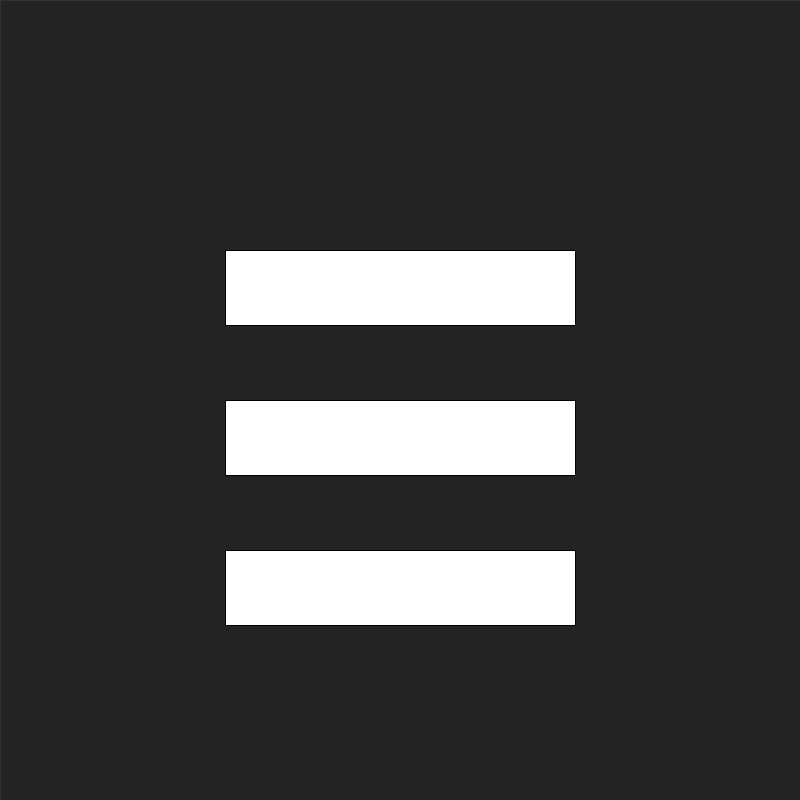
Frame 1 (no input)
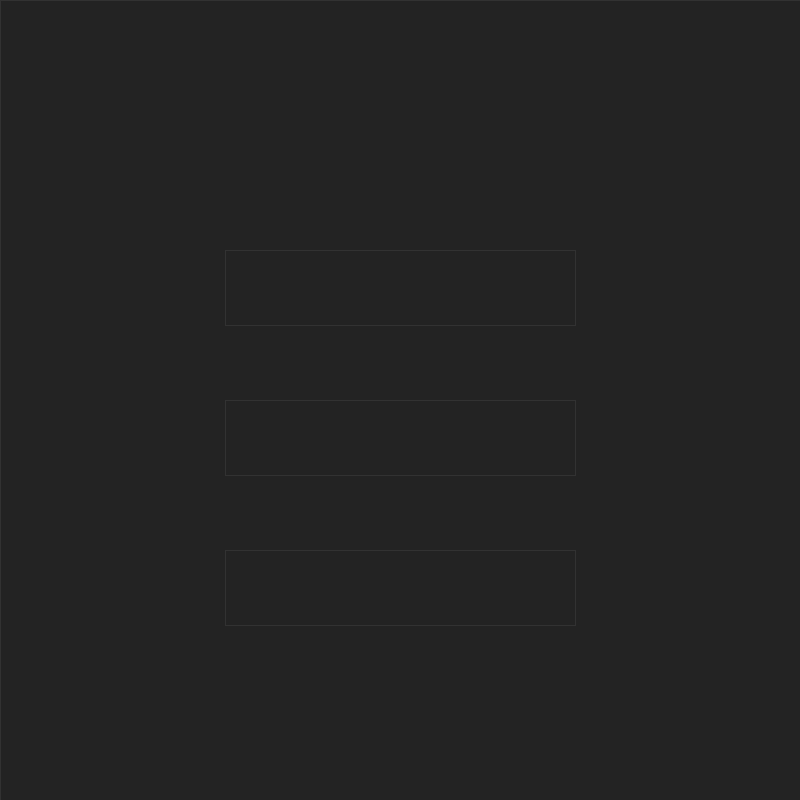
Frame 60 (the mouse pressed at the canvas centre just before this capture)
Frame 120 (the mouse held since frame 60 and released just before this capture): identical to frame 60, image omitted

The Processing sketch that drew these frames (run headless with seeded random() and noise(); from frame 60 on, the mouse is pressed at the canvas centre):

// Processing sketch: Start_Menu
// ── Start_Menu.pde
void setup(){
  size(800,800);
}
void draw(){
  background(35,35,35);
  rect(width/2-175, height/2-150, 350,75);// Start game
  rect(width/2-175, height/2, 350,75); // About the coders
  rect(width/2-175, height/2+150, 350,75);// Credits
  noFill();
  stroke(50);
  rect(0,0,width,height);
}
